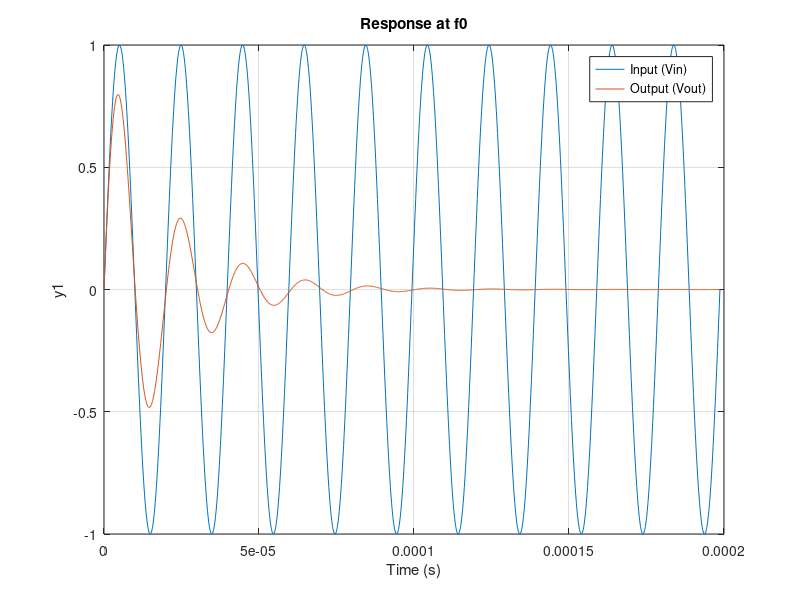
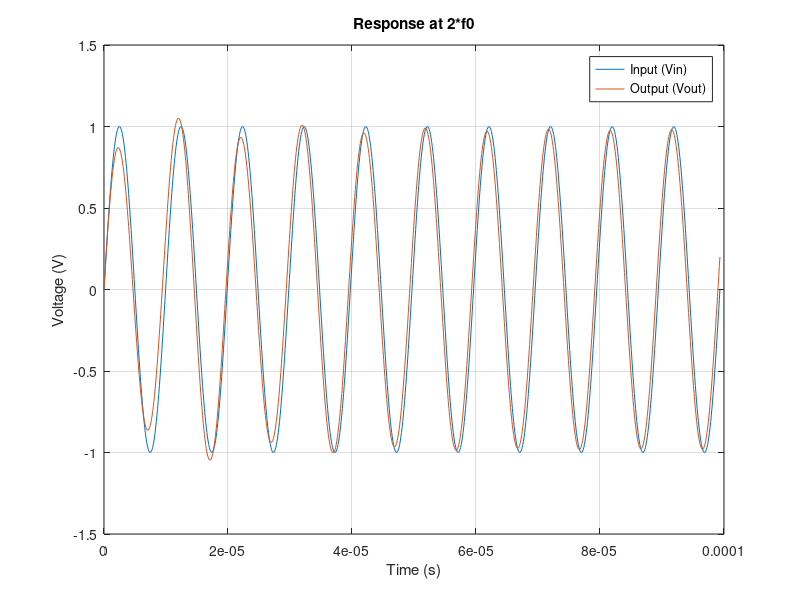
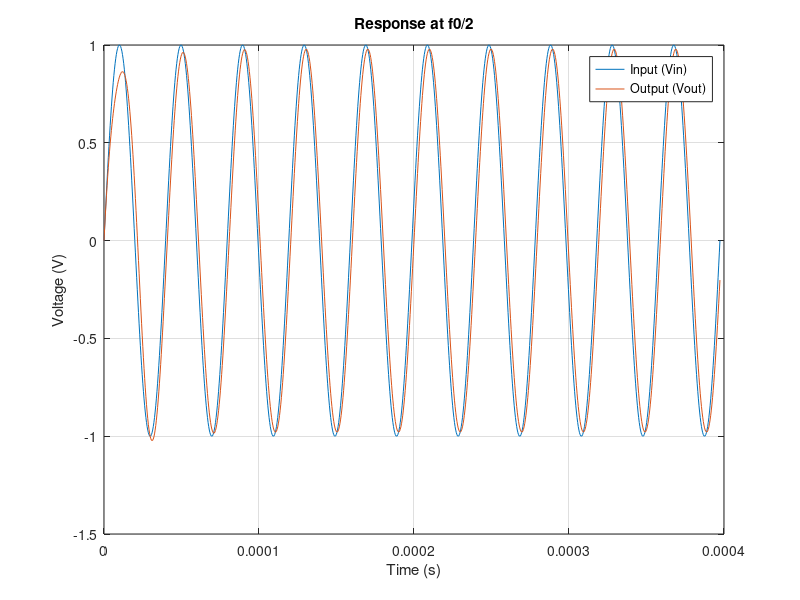

These figures' MATLAB source, in order:
% Circuit parameters
R = 100;
L = 1e-3;     % 10 microHenries
C = 0.01e-6;  % 0.01 microFarads

% Define the transfer function for Vout = VL + VC in a series RLC
num = [L*C, 0, 1];
den = [L*C, R*C, 1];

% Transfer function model
sys = tf(num, den);

% Resonant frequency
f0 = 1/(2*pi*sqrt(L*C));
disp(['Resonant Frequency (f0): ', num2str(f0/1e3), ' kHz']);
%------------------------------------------------------
% Frequency of interest (f0)
f_test = f0;
t = [0:0.01/f_test:10/f_test]; 

% Sinusoidal input at f_test
x_test = sin(2*pi*f_test*t);
y_test = lsim(sys, x_test, t);

% Plot input and output  f0
figure;
plot(t, x_test, t, y_test);
title(['Response at f0']);
xlabel('Time (s)');
ylabel('y1');
legend('Input (Vin)', 'Output (Vout)');
grid on;
%------------------------------------------------------

% Frequency of interest (f0*10)
f_test2 = f0*2;
t2 = [0:0.01/f_test2:10/f_test2]; 

% Sinusoidal input at f_test
x_test2 = sin(2*pi*f_test2*t2);
y_test2 = lsim(sys, x_test2, t2);

% Plot input and output  f0*10
figure;
plot(t2, x_test2, t2, y_test2);
% title(['Response at f0*10 = ', num2str(f_test/1e3), ' kHz']);
title(['Response at 2*f0']);
xlabel('Time (s)');
ylabel('Voltage (V)');
legend('Input (Vin)', 'Output (Vout)');
grid on;
%---------------------------------------------------------

% Frequency of interest (f0/10)
f_test3 = f0/2;
t3 = [0:0.01/f_test3:10/f_test3]; 

% Sinusoidal input at f_test
x_test3 = sin(2*pi*f_test3*t3);
y_test3 = lsim(sys, x_test3, t3);

% Plot input and output  f0/10
figure;
plot(t3, x_test3, t3, y_test3);
% title(['Response at f0/10 = ', num2str(f_test/1e3), ' kHz']);
title(['Response at f0/2']);
xlabel('Time (s)');
ylabel('Voltage (V)');
legend('Input (Vin)', 'Output (Vout)');
grid on;

%--------------------------------------------------------
